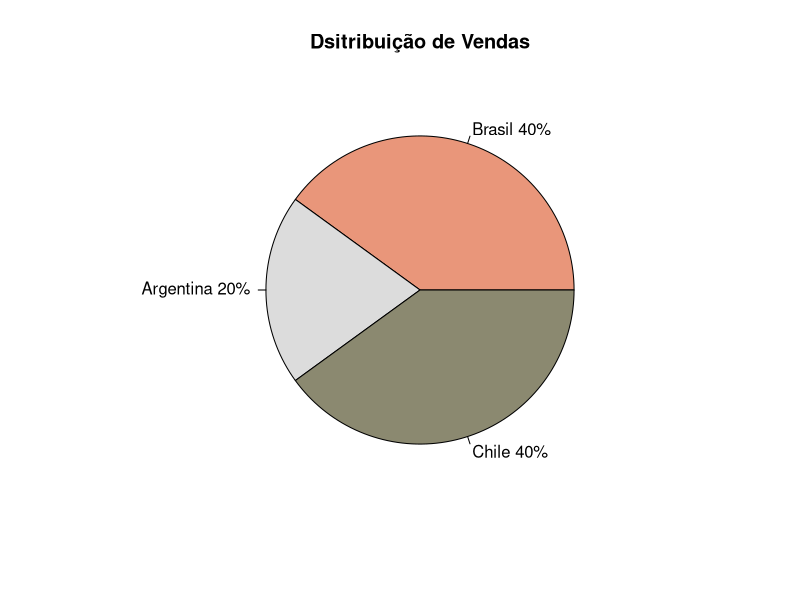
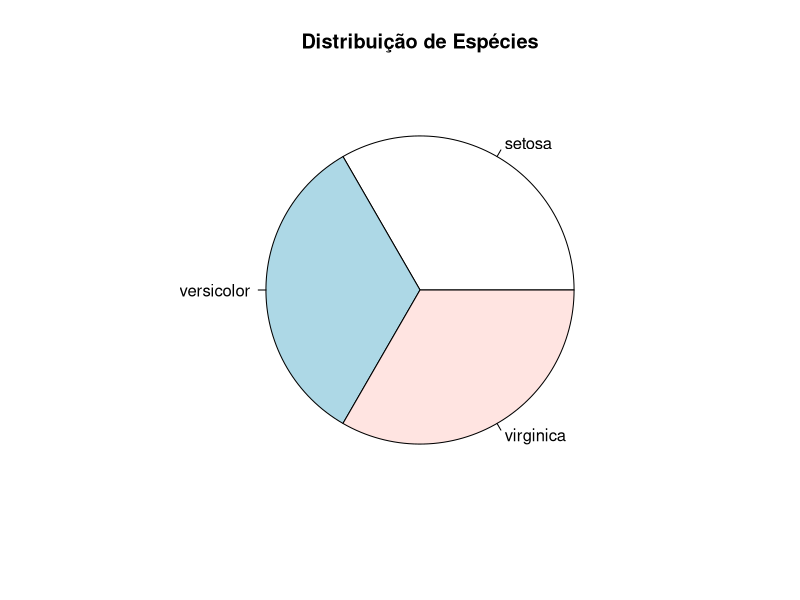
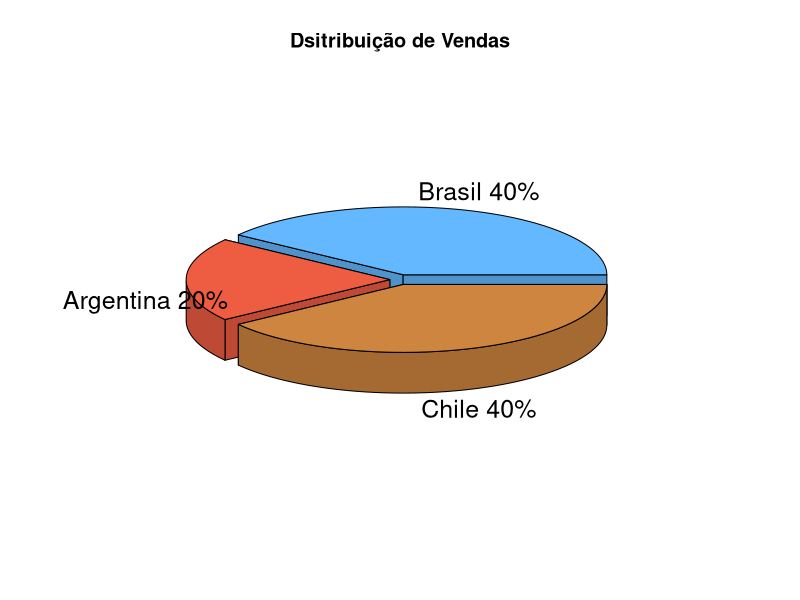

These figures' R source, in order:


# Obs: Caso tenha problemas com a acentuação, consulte este link:
# https://support.rstudio.com/hc/en-us/articles/200532197-Character-Encoding

# Configurando o diretório de trabalho
# Coloque entre aspas o diretório de trabalho que você está usando no seu computador
# Não use diretórios com espaço no nome
setwd("C:/FCD/BigDataRAzure/Cap04")
getwd()

?pie

# Criando as fatias
fatias = c(40, 20, 40)

# Nomeando os labels
paises = c("Brasil", "Argentina", "Chile")

# Unindo paises e fatias
paises = paste(paises, fatias)

# Incluindo mais detalhes no label
paises = paste(paises, "%", sep = "")

colors()

# Construindo um gráfico
pie(fatias, labels = paises,
    col = c("darksalmon", "gainsboro", "lemonchiffon4"), 
    main ="Dsitribuição de Vendas")


# Trabalhando com dataframes
?iris
attach(iris)
Values = table(Species) 
labels = paste(names(Values))
pie(Values, labels = labels, main = "Distribuição de Espécies")


# 3D
install.packages("plotrix")
library(plotrix)

pie3D(fatias, labels = paises, explode = 0.05,
      col = c("steelblue1", "tomato2", "tan3"), 
      main = "Dsitribuição de Vendas")


